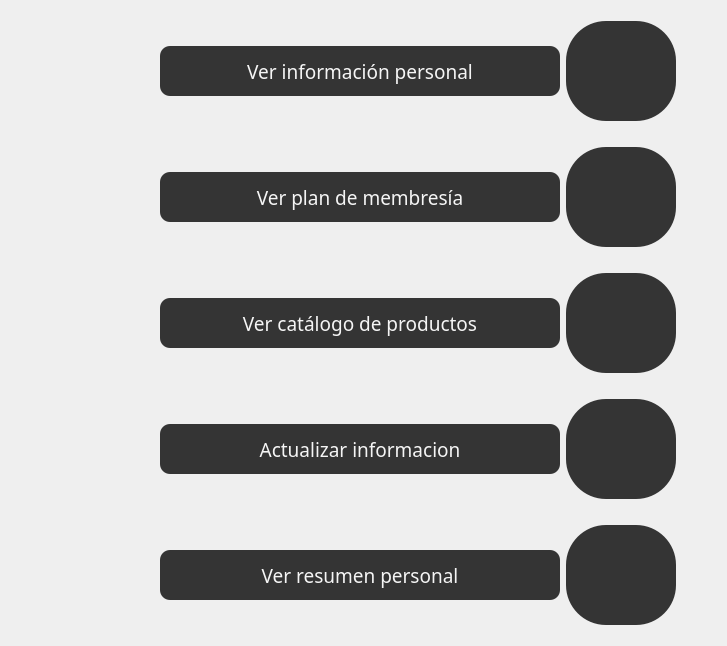
            <widget class="QWidget" name="Menu_2">
             <layout class="QGridLayout" name="gridLayout_5">
              <item row="1" column="2">
               <widget class="QPushButton" name="pushButton_7">
                <property name="minimumSize">
                 <size>
                  <width>110</width>
                  <height>120</height>
                 </size>
                </property>
                <property name="styleSheet">
                 <string notr="true">QPushButton{
	background-color: #343434;
	font: 87 14pt &quot;Bahnschrift SemiBold&quot;;
	color: whitesmoke;
	border-radius:40px;
	border: .5px solid #e6b31e;
	margin: 10 px;
	right-margin: 10px;
}

QPushButton:hover{
	background-color: #e6b31e;
	font: 87 14pt &quot;Bahnschrift SemiBold&quot;;
	color: whitesmoke;
	border-radius:40px;
	border: 1.5px solid #343434;
	margin: 10 px;
	right-margin: 10px;
}</string>
                </property>
                <property name="text">
                 <string/>
                </property>
                <property name="icon">
                 <iconset resource="Images/images.qrc">
                  <normaloff>:/MenuCliente/MenuCliente (1).png</normaloff>:/MenuCliente/MenuCliente (1).png</iconset>
                </property>
                <property name="iconSize">
                 <size>
                  <width>50</width>
                  <height>50</height>
                 </size>
                </property>
               </widget>
              </item>
              <item row="7" column="0">
               <spacer name="horizontalSpacer_18">
                <property name="orientation">
                 <enum>Qt::Horizontal</enum>
                </property>
                <property name="sizeHint" stdset="0">
                 <size>
                  <width>40</width>
                  <height>20</height>
                 </size>
                </property>
               </spacer>
              </item>
              <item row="7" column="1">
               <widget class="QPushButton" name="pushButton_13">
                <property name="minimumSize">
                 <size>
                  <width>400</width>
                  <height>70</height>
                 </size>
                </property>
                <property name="font">
                 <font>
                  <family>Bahnschrift SemiBold</family>
                  <pointsize>14</pointsize>
                  <weight>10</weight>
                  <italic>false</italic>
                  <bold>false</bold>
                 </font>
                </property>
                <property name="cursor">
                 <cursorShape>PointingHandCursor</cursorShape>
                </property>
                <property name="styleSheet">
                 <string notr="true">QPushButton{
	background-color: #343434;
	font: 87 14pt &quot;Bahnschrift SemiBold&quot;;
	color: whitesmoke;
	border-radius:10px;
	border: .5px solid #e6b31e;
	margin: 10 px;
	right-margin: 10px;
}

QPushButton:hover{
	background-color: #e6b31e;
	font: 87 14pt &quot;Bahnschrift SemiBold&quot;;
	color: whitesmoke;
	border-radius:10px;
	border: 1.5px solid #343434;
	margin: 10 px;
	right-margin: 10px;
}</string>
                </property>
                <property name="text">
                 <string>Ver catálogo de productos</string>
                </property>
               </widget>
              </item>
              <item row="10" column="0">
               <spacer name="horizontalSpacer_22">
                <property name="orientation">
                 <enum>Qt::Horizontal</enum>
                </property>
                <property name="sizeHint" stdset="0">
                 <size>
                  <width>40</width>
                  <height>20</height>
                 </size>
                </property>
               </spacer>
              </item>
              <item row="10" column="1">
               <widget class="QPushButton" name="pushButton_15">
                <property name="minimumSize">
                 <size>
                  <width>400</width>
                  <height>70</height>
                 </size>
                </property>
                <property name="font">
                 <font>
                  <family>Bahnschrift SemiBold</family>
                  <pointsize>14</pointsize>
                  <weight>10</weight>
                  <italic>false</italic>
                  <bold>false</bold>
                 </font>
                </property>
                <property name="cursor">
                 <cursorShape>PointingHandCursor</cursorShape>
                </property>
                <property name="styleSheet">
                 <string notr="true">QPushButton{
	background-color: #343434;
	font: 87 14pt &quot;Bahnschrift SemiBold&quot;;
	color: whitesmoke;
	border-radius:10px;
	border: .5px solid #e6b31e;
	margin: 10 px;
	right-margin: 10px;
}

QPushButton:hover{
	background-color: #e6b31e;
	font: 87 14pt &quot;Bahnschrift SemiBold&quot;;
	color: whitesmoke;
	border-radius:10px;
	border: 1.5px solid #343434;
	margin: 10 px;
	right-margin: 10px;
}</string>
                </property>
                <property name="text">
                 <string>Ver resumen personal</string>
                </property>
               </widget>
              </item>
              <item row="4" column="3">
               <spacer name="horizontalSpacer_17">
                <property name="orientation">
                 <enum>Qt::Horizontal</enum>
                </property>
                <property name="sizeHint" stdset="0">
                 <size>
                  <width>40</width>
                  <height>20</height>
                 </size>
                </property>
               </spacer>
              </item>
              <item row="4" column="1">
               <widget class="QPushButton" name="pushButton_16">
                <property name="minimumSize">
                 <size>
                  <width>400</width>
                  <height>70</height>
                 </size>
                </property>
                <property name="font">
                 <font>
                  <family>Bahnschrift SemiBold</family>
                  <pointsize>14</pointsize>
                  <weight>10</weight>
                  <italic>false</italic>
                  <bold>false</bold>
                 </font>
                </property>
                <property name="cursor">
                 <cursorShape>PointingHandCursor</cursorShape>
                </property>
                <property name="styleSheet">
                 <string notr="true">QPushButton{
	background-color: #343434;
	font: 87 14pt &quot;Bahnschrift SemiBold&quot;;
	color: whitesmoke;
	border-radius:10px;
	border: .5px solid #e6b31e;
	margin: 10 px;
	right-margin: 10px;
}

QPushButton:hover{
	background-color: #e6b31e;
	font: 87 14pt &quot;Bahnschrift SemiBold&quot;;
	color: whitesmoke;
	border-radius:10px;
	border: 1.5px solid #343434;
	margin: 10 px;
	right-margin: 10px;
}</string>
                </property>
                <property name="text">
                 <string>Ver plan de membresía</string>
                </property>
               </widget>
              </item>
              <item row="10" column="3">
               <spacer name="horizontalSpacer_21">
                <property name="orientation">
                 <enum>Qt::Horizontal</enum>
                </property>
                <property name="sizeHint" stdset="0">
                 <size>
                  <width>40</width>
                  <height>20</height>
                 </size>
                </property>
               </spacer>
              </item>
              <item row="1" column="0">
               <spacer name="horizontalSpacer_20">
                <property name="orientation">
                 <enum>Qt::Horizontal</enum>
                </property>
                <property name="sizeHint" stdset="0">
                 <size>
                  <width>149</width>
                  <height>117</height>
                 </size>
                </property>
               </spacer>
              </item>
              <item row="4" column="0">
               <spacer name="horizontalSpacer_15">
                <property name="orientation">
                 <enum>Qt::Horizontal</enum>
                </property>
                <property name="sizeHint" stdset="0">
                 <size>
                  <width>40</width>
                  <height>20</height>
                 </size>
                </property>
               </spacer>
              </item>
              <item row="1" column="3">
               <spacer name="horizontalSpacer_19">
                <property name="orientation">
                 <enum>Qt::Horizontal</enum>
                </property>
                <property name="sizeHint" stdset="0">
                 <size>
                  <width>40</width>
                  <height>20</height>
                 </size>
                </property>
               </spacer>
              </item>
              <item row="7" column="2">
               <widget class="QPushButton" name="pushButton_14">
                <property name="minimumSize">
                 <size>
                  <width>110</width>
                  <height>120</height>
                 </size>
                </property>
                <property name="styleSheet">
                 <string notr="true">QPushButton{
	background-color: #343434;
	font: 87 14pt &quot;Bahnschrift SemiBold&quot;;
	color: whitesmoke;
	border-radius:40px;
	border: .5px solid #e6b31e;
	margin: 10 px;
	right-margin: 10px;
}

QPushButton:hover{
	background-color: #e6b31e;
	font: 87 14pt &quot;Bahnschrift SemiBold&quot;;
	color: whitesmoke;
	border-radius:40px;
	border: 1.5px solid #343434;
	margin: 10 px;
	right-margin: 10px;
}</string>
                </property>
                <property name="text">
                 <string/>
                </property>
                <property name="icon">
                 <iconset resource="Images/images.qrc">
                  <normaloff>:/MenuCliente/MenuCliente (4).png</normaloff>:/MenuCliente/MenuCliente (4).png</iconset>
                </property>
                <property name="iconSize">
                 <size>
                  <width>50</width>
                  <height>50</height>
                 </size>
                </property>
               </widget>
              </item>
              <item row="7" column="3">
               <spacer name="horizontalSpacer_16">
                <property name="orientation">
                 <enum>Qt::Horizontal</enum>
                </property>
                <property name="sizeHint" stdset="0">
                 <size>
                  <width>40</width>
                  <height>20</height>
                 </size>
                </property>
               </spacer>
              </item>
              <item row="10" column="2">
               <widget class="QPushButton" name="pushButton_17">
                <property name="minimumSize">
                 <size>
                  <width>110</width>
                  <height>120</height>
                 </size>
                </property>
                <property name="styleSheet">
                 <string notr="true">QPushButton{
	background-color: #343434;
	font: 87 14pt &quot;Bahnschrift SemiBold&quot;;
	color: whitesmoke;
	border-radius:40px;
	border: .5px solid #e6b31e;
	margin: 10 px;
	right-margin: 10px;
}

QPushButton:hover{
	background-color: #e6b31e;
	font: 87 14pt &quot;Bahnschrift SemiBold&quot;;
	color: whitesmoke;
	border-radius:40px;
	border: 1.5px solid #343434;
	margin: 10 px;
	right-margin: 10px;
}</string>
                </property>
                <property name="text">
                 <string/>
                </property>
                <property name="icon">
                 <iconset resource="Images/images.qrc">
                  <normaloff>:/MenuCliente/MenuCliente (3).png</normaloff>:/MenuCliente/MenuCliente (3).png</iconset>
                </property>
                <property name="iconSize">
                 <size>
                  <width>50</width>
                  <height>50</height>
                 </size>
                </property>
               </widget>
              </item>
              <item row="1" column="1">
               <widget class="QPushButton" name="pushButton_9">
                <property name="minimumSize">
                 <size>
                  <width>400</width>
                  <height>70</height>
                 </size>
                </property>
                <property name="font">
                 <font>
                  <family>Bahnschrift SemiBold</family>
                  <pointsize>14</pointsize>
                  <weight>10</weight>
                  <italic>false</italic>
                  <bold>false</bold>
                 </font>
                </property>
                <property name="cursor">
                 <cursorShape>PointingHandCursor</cursorShape>
                </property>
                <property name="styleSheet">
                 <string notr="true">QPushButton{
	background-color: #343434;
	font: 87 14pt &quot;Bahnschrift SemiBold&quot;;
	color: whitesmoke;
	border-radius:10px;
	border: .5px solid #e6b31e;
	margin: 10 px;
	right-margin: 10px;
}

QPushButton:hover{
	background-color: #e6b31e;
	font: 87 14pt &quot;Bahnschrift SemiBold&quot;;
	color: whitesmoke;
	border-radius:10px;
	border: 1.5px solid #343434;
	margin: 10 px;
	right-margin: 10px;
}</string>
                </property>
                <property name="text">
                 <string>Ver información personal</string>
                </property>
               </widget>
              </item>
              <item row="4" column="2">
               <widget class="QPushButton" name="pushButton_6">
                <property name="minimumSize">
                 <size>
                  <width>110</width>
                  <height>120</height>
                 </size>
                </property>
                <property name="styleSheet">
                 <string notr="true">QPushButton{
	background-color: #343434;
	font: 87 14pt &quot;Bahnschrift SemiBold&quot;;
	color: whitesmoke;
	border-radius:40px;
	border: .5px solid #e6b31e;
	margin: 10 px;
	right-margin: 10px;
}

QPushButton:hover{
	background-color: #e6b31e;
	font: 87 14pt &quot;Bahnschrift SemiBold&quot;;
	color: whitesmoke;
	border-radius:40px;
	border: 1.5px solid #343434;
	margin: 10 px;
	right-margin: 10px;
}</string>
                </property>
                <property name="text">
                 <string/>
                </property>
                <property name="icon">
                 <iconset resource="Images/images.qrc">
                  <normaloff>:/MenuCliente/MenuCliente (2).png</normaloff>:/MenuCliente/MenuCliente (2).png</iconset>
                </property>
                <property name="iconSize">
                 <size>
                  <width>60</width>
                  <height>60</height>
                 </size>
                </property>
               </widget>
              </item>
              <item row="8" column="1">
               <widget class="QPushButton" name="pushButton_23">
                <property name="minimumSize">
                 <size>
                  <width>400</width>
                  <height>70</height>
                 </size>
                </property>
                <property name="font">
                 <font>
                  <family>Bahnschrift SemiBold</family>
                  <pointsize>14</pointsize>
                  <weight>10</weight>
                  <italic>false</italic>
                  <bold>false</bold>
                 </font>
                </property>
                <property name="cursor">
                 <cursorShape>PointingHandCursor</cursorShape>
                </property>
                <property name="styleSheet">
                 <string notr="true">QPushButton{
	background-color: #343434;
	font: 87 14pt &quot;Bahnschrift SemiBold&quot;;
	color: whitesmoke;
	border-radius:10px;
	border: .5px solid #e6b31e;
	margin: 10 px;
	right-margin: 10px;
}

QPushButton:hover{
	background-color: #e6b31e;
	font: 87 14pt &quot;Bahnschrift SemiBold&quot;;
	color: whitesmoke;
	border-radius:10px;
	border: 1.5px solid #343434;
	margin: 10 px;
	right-margin: 10px;
}</string>
                </property>
                <property name="text">
                 <string>Actualizar informacion</string>
                </property>
               </widget>
              </item>
              <item row="8" column="0">
               <spacer name="horizontalSpacer_25">
                <property name="orientation">
                 <enum>Qt::Horizontal</enum>
                </property>
                <property name="sizeHint" stdset="0">
                 <size>
                  <width>40</width>
                  <height>20</height>
                 </size>
                </property>
               </spacer>
              </item>
              <item row="8" column="2">
               <widget class="QPushButton" name="pushButton_24">
                <property name="minimumSize">
                 <size>
                  <width>110</width>
                  <height>120</height>
                 </size>
                </property>
                <property name="styleSheet">
                 <string notr="true">QPushButton{
	background-color: #343434;
	font: 87 14pt &quot;Bahnschrift SemiBold&quot;;
	color: whitesmoke;
	border-radius:40px;
	border: .5px solid #e6b31e;
	margin: 10 px;
	right-margin: 10px;
}

QPushButton:hover{
	background-color: #e6b31e;
	font: 87 14pt &quot;Bahnschrift SemiBold&quot;;
	color: whitesmoke;
	border-radius:40px;
	border: 1.5px solid #343434;
	margin: 10 px;
	right-margin: 10px;
}</string>
                </property>
                <property name="text">
                 <string/>
                </property>
                <property name="icon">
                 <iconset resource="Images/images.qrc">
                  <normaloff>:/MenuCliente/ActualizarInfo.png</normaloff>:/MenuCliente/ActualizarInfo.png</iconset>
                </property>
                <property name="iconSize">
                 <size>
                  <width>50</width>
                  <height>50</height>
                 </size>
                </property>
               </widget>
              </item>
             </layout>
            </widget>
